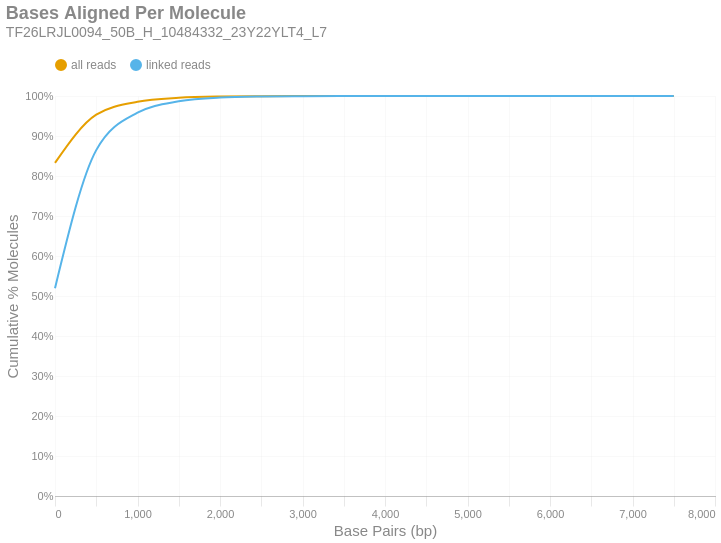

Notebook source saved alongside this figure:
### Markdown cell above
### Bases Aligned Per Molecule
This is a cumulative frequency distribution showing the number of base pairs aligned per unique molecule. These data are shown in 500 bp bins. There are two distributions: one with `all reads` (yellow) and another with only `linked reads` (blue). The percent of molecules in the `linked reads` distribution is relative to the total number of linked molecules.

### Code cell
if SKIPLR:
    print_html(f"Skipped")
else:
    binned_df = consolidated_hist(valids['aligned_bp'], mask, 500, True)
    with SafeRender(binned_df):
        (
            density_plot(binned_df, 'Bases Aligned Per Molecule', samplename, 'basesper')
            .encode(
                x=alt.X('bin:Q', title="Base Pairs (bp)").axis(tickMinStep=500).scale(padding=0),
                y=alt.Y('value:Q', title='Cumulative % Molecules')
                    .axis(format='%')
                    .scale(domain = [0,1])
                    .stack(False),
                color=alt.Color("key:N").scale(domain = ["all reads", "linked reads"]),
                tooltip = [
                    alt.Tooltip("key:N", title = "Data Type"),
                    alt.Tooltip("range_label:N", title="Bases Aligned Per Molecule"),
                    alt.Tooltip("value:Q", format = ".2%", title="% Molecules (Cum.)")
                ]
            )
        ).display()

### Figure 1 — Vega-Lite specification as saved in the notebook (floating-point values rounded to 4 significant figures)
{"width": "container", "height": 400, "config": {"title": {"anchor": "start", "dy": -15, "fontSize": 18, "color": "#888888", "subtitleColor": "#888888", "subtitleFontSize": 14}, "arc": {"fill": "#0072B2"}, "axis": {"domainColor": "#888888", "domainWidth": 0.5, "gridWidth": 0.2, "grid": false, "titleFontWeight": 400, "titleFontSize": 15, "labelFontSize": 11, "labelColor": "#888888", "tickColor": "#888888", "tickWidth": 0.2, "titleColor": "#888888"}, "axisBand": {"grid": false}, "axisX": {"grid": true, "tickSize": 10, "domainCap": "round"}, "axisY": {"domain": false, "grid": true, "tickSize": 0, "domainCap": "round"}, "background": "transparent", "header": {"labelFontSize": 15, "labelColor": "#888888", "titleFontSize": 15, "titleFontWeight": 600, "titleColor": "#888888"}, "legend": {"labelFont": "sans-serif", "labelFontSize": 12, "labelColor": "#888888", "symbolSize": 100, "symbolType": "circle", "titleFontSize": 12, "titlePadding": 10, "titleColor": "#888888", "title": null, "orient": "top"}, "range": {"category": ["#E69F00", "#56B4E9", "#009E73", "#F0E442", "#0072B2", "#D55E00", "#CC79A7", "#000000"], "diverging": ["#cfe8f3", "#a2d4ec", "#73bfe2", "#46abdb", "#1696d2", "#12719e"]}, "area": {"fill": "#0072B2", "fillOpacity": 0.7, "line": true, "strokeOpacity": 0.7}, "line": {"color": "#0072B2", "stroke": "#0072B2", "strokeWidth": 2}, "trail": {"color": "#0072B2", "stroke": "#0072B2", "strokeWidth": 0, "size": 1}, "point": {"filled": true, "fillOpacity": 1.0, "size": 95}, "text": {"color": "#888888", "fontSize": 11, "align": "right", "fontWeight": 400, "size": 11}, "bar": {"fill": "#0072B2", "stroke": null}, "view": {"stroke": null, "continuousWidth": 660, "continuousHeight": 400}}, "data": {"name": "data-73457958e122dad34bb17e3657f8412f"}, "mark": {"type": "line", "interpolate": "monotone", "point": {"opacity": 0, "size": 275}}, "encoding": {"color": {"field": "key", "scale": {"domain": ["all reads", "linked reads"]}, "type": "nominal"}, "tooltip": [{"field": "key", "title": "Data Type", "type": "nominal"}, {"field": "range_label", "title": "Bases Aligned Per Molecule", "type": "nominal"}, {"field": "value", "format": ".2%", "title": "% Molecules (Cum.)", "type": "quantitative"}], "x": {"axis": {"tickMinStep": 500}, "field": "bin", "scale": {"padding": 0}, "title": "Base Pairs (bp)", "type": "quantitative"}, "y": {"axis": {"format": "%"}, "field": "value", "scale": {"domain": [0, 1]}, "stack": false, "title": "Cumulative % Molecules", "type": "quantitative"}}, "params": [{"name": "param_c36ac31b6afebe62", "select": {"type": "point", "fields": ["key"]}, "bind": "legend"}], "title": {"text": "Bases Aligned Per Molecule", "subtitle": "TF26LRJL0094_50B_H_10484332_23Y22YLT4_L7"}, "transform": [{"fold": ["all reads (cumsum)", "linked reads (cumsum)"]}, {"calculate": "replace(datum.key, ' (cumsum)', '')", "as": "key"}, {"filter": {"param": "param_c36ac31b6afebe62"}}], "usermeta": {"embedOptions": {"downloadFileName": "TF26LRJL0094_50B_H_10484332_23Y22YLT4_L7.basesper"}}, "$schema": "https://vega.github.io/schema/vega-lite/v6.4.1.json", "datasets": {"data-73457958e122dad34bb17e3657f8412f": [{"bin": "0.0", "interval": "0.0-500.0", "all reads": 0.8328, "linked reads": 0.5196, "all reads (cumsum)": 0.8328, "linked reads (cumsum)": 0.5196, "range_label": "0-499"}, {"bin": "500.0", "interval": "500.0-1000.0", "all reads": 0.1205, "linked reads": 0.345, "all reads (cumsum)": 0.9533, "linked reads (cumsum)": 0.8647, "range_label": "500-999"}, {"bin": "1000.0", "interval": "1000.0-1500.0", "all reads": 0.03227, "linked reads": 0.09347, "all reads (cumsum)": 0.9856, "linked reads (cumsum)": 0.9581, "range_label": "1000-1499"}, {"bin": "1500.0", "interval": "1500.0-2000.0", "all reads": 0.009853, "linked reads": 0.02861, "all reads (cumsum)": 0.9954, "linked reads (cumsum)": 0.9868, "range_label": "1500-1999"}, {"bin": "2000.0", "interval": "2000.0-2500.0", "all reads": 0.003235, "linked reads": 0.009396, "all reads (cumsum)": 0.9987, "linked reads (cumsum)": 0.9961, "range_label": "2000-2499"}, {"bin": "2500.0", "interval": "2500.0-3000.0", "all reads": 0.0009001, "linked reads": 0.002614, "all reads (cumsum)": 0.9996, "linked reads (cumsum)": 0.9988, "range_label": "2500-2999"}, {"bin": "3000.0", "interval": "3000.0-3500.0", "all reads": 0.0002716, "linked reads": 0.0007889, "all reads (cumsum)": 0.9998, "linked reads (cumsum)": 0.9996, "range_label": "3000-3499"}, {"bin": "3500.0", "interval": "3500.0-4000.0", "all reads": 0.0001046, "linked reads": 0.0003038, "all reads (cumsum)": 0.9999, "linked reads (cumsum)": 0.9999, "range_label": "3500-3999"}, {"bin": "4000.0", "interval": "4000.0-4500.0", "all reads": 3.455e-05, "linked reads": 0.0001003, "all reads (cumsum)": 1.0, "linked reads (cumsum)": 1.0, "range_label": "4000-4499"}, {"bin": "4500.0", "interval": "4500.0-5000.0", "all reads": 9.445e-06, "linked reads": 2.744e-05, "all reads (cumsum)": 1.0, "linked reads (cumsum)": 1.0, "range_label": "4500-4999"}, {"bin": "5000.0", "interval": "5000.0-5500.0", "all reads": 4.68e-06, "linked reads": 1.359e-05, "all reads (cumsum)": 1.0, "linked reads (cumsum)": 1.0, "range_label": "5000-5499"}, {"bin": "5500.0", "interval": "5500.0-6000.0", "all reads": 1.191e-06, "linked reads": 3.46e-06, "all reads (cumsum)": 1.0, "linked reads (cumsum)": 1.0, "range_label": "5500-5999"}, {"bin": "6000.0", "interval": "6000.0-6500.0", "all reads": 2.553e-07, "linked reads": 7.415e-07, "all reads (cumsum)": 1.0, "linked reads (cumsum)": 1.0, "range_label": "6000-6499"}, {"bin": "6500.0", "interval": "6500.0-7000.0", "all reads": 8.509e-08, "linked reads": 2.472e-07, "all reads (cumsum)": 1.0, "linked reads (cumsum)": 1.0, "range_label": "6500-6999"}, {"bin": "7000.0", "interval": "7000.0-7500.0", "all reads": 0.0, "linked reads": 0.0, "all reads (cumsum)": 1.0, "linked reads (cumsum)": 1.0, "range_label": "7000-7499"}, {"bin": "7500.0", "interval": "7500.0-8000.0", "all reads": 8.509e-08, "linked reads": 2.472e-07, "all reads (cumsum)": 1.0, "linked reads (cumsum)": 1.0, "range_label": "7500-7999"}]}}
